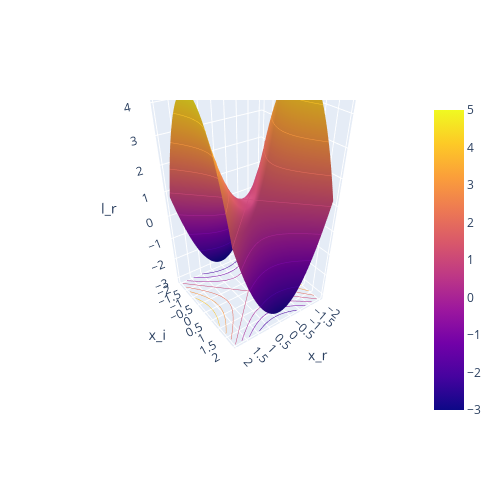
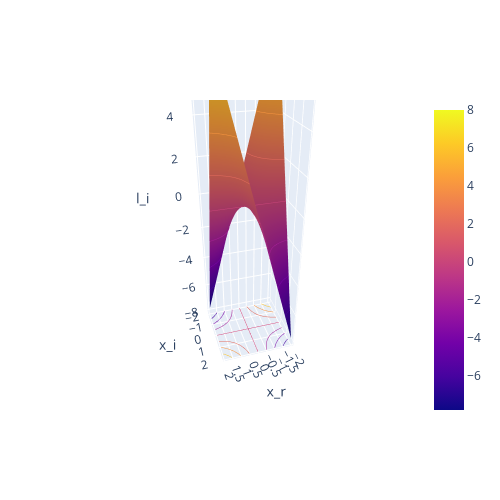

Source (notebook cell) for these figures, in order:
### Markdown cell above
# Roots are Intersections of the Two Curves

We know that $h(x) = 0$ if and only if $h_r(x) = 0$ and $h_i(x) = 0$. Therefore, their intersection points of $h_r(x) = 0$ and $h_i(x) = 0$ are the roots of function $h(x)=0$:
$$
x_r = 1, x_i = 0 \quad \Rightarrow \quad x = 1
$$
and 
$$
x_r = -1, x_i = 0 \quad \Rightarrow \quad x = -1
$$

Similarly, for function $l(x)=x^2+1$, we can draw the real and imaginary parts of $l(x)$:

### Code cell
x_r, x_i = np.meshgrid(np.arange(-2.0, 2.0, 0.05), np.arange(-2.0, 2.0, 0.05))
l_r = x_r * x_r - x_i * x_i + 1
l_i = 2 * x_r * x_i

fig = go.Figure(data=[go.Surface(x=x_r, y=x_i, z=l_r)])
fig.update_traces(contours_z=dict(show=True, usecolormap=True,
                                  highlightcolor="limegreen", project_z=True))
fig.update_layout(autosize=False,
                  scene_camera_eye=dict(x=1.25, y=1.75, z=1.25),
                  scene_camera_center=dict(x=0, y=0, z=-0.5),
                  width=500, height=500,
                  scene={ 'xaxis': { 'title': 'x_r'}, 'yaxis': { 'title': 'x_i' }, 'zaxis': { 'title': 'l_r' } }
                  )
fig.show()

fig = go.Figure(data=[go.Surface(x=x_r, y=x_i, z=l_i)])
fig.update_traces(contours_z=dict(show=True, usecolormap=True,
                                  highlightcolor="limegreen", project_z=True))
fig.update_layout(autosize=False,
                  scene_camera_eye=dict(x=0.75, y=2.5, z=1.25),
                  scene_camera_center=dict(x=0, y=0, z=-0.5),
                  width=500, height=500,
                  scene={ 'xaxis': { 'title': 'x_r'}, 'yaxis': { 'title': 'x_i' }, 'zaxis': { 'title': 'l_i' } }
                  )
fig.show()

### Figure 1 — Plotly figure (JSON) as saved in the notebook; plotly's stock layout.template omitted (floating-point values rounded to 4 significant figures; data arrays with more than 128 entries replaced by an {"elided": "..."} marker saying what was removed)
{"data": [{"contours": {"z": {"highlightcolor": "limegreen", "project": {"z": true}, "show": true, "usecolormap": true}}, "type": "surface", "x": {"elided": "80x80 float values"}, "y": {"elided": "80x80 float values"}, "z": {"elided": "80x80 float values"}}], "layout": {"autosize": false, "height": 500, "scene": {"camera": {"center": {"x": 0, "y": 0, "z": -0.5}, "eye": {"x": 1.25, "y": 1.75, "z": 1.25}}, "xaxis": {"title": {"text": "x_r"}}, "yaxis": {"title": {"text": "x_i"}}, "zaxis": {"title": {"text": "l_r"}}}, "width": 500}}

### Figure 2 — Plotly figure (JSON) as saved in the notebook; plotly's stock layout.template omitted (floating-point values rounded to 4 significant figures; data arrays with more than 128 entries replaced by an {"elided": "..."} marker saying what was removed)
{"data": [{"contours": {"z": {"highlightcolor": "limegreen", "project": {"z": true}, "show": true, "usecolormap": true}}, "type": "surface", "x": {"elided": "80x80 float values"}, "y": {"elided": "80x80 float values"}, "z": {"elided": "80x80 float values"}}], "layout": {"autosize": false, "height": 500, "scene": {"camera": {"center": {"x": 0, "y": 0, "z": -0.5}, "eye": {"x": 0.75, "y": 2.5, "z": 1.25}}, "xaxis": {"title": {"text": "x_r"}}, "yaxis": {"title": {"text": "x_i"}}, "zaxis": {"title": {"text": "l_i"}}}, "width": 500}}
